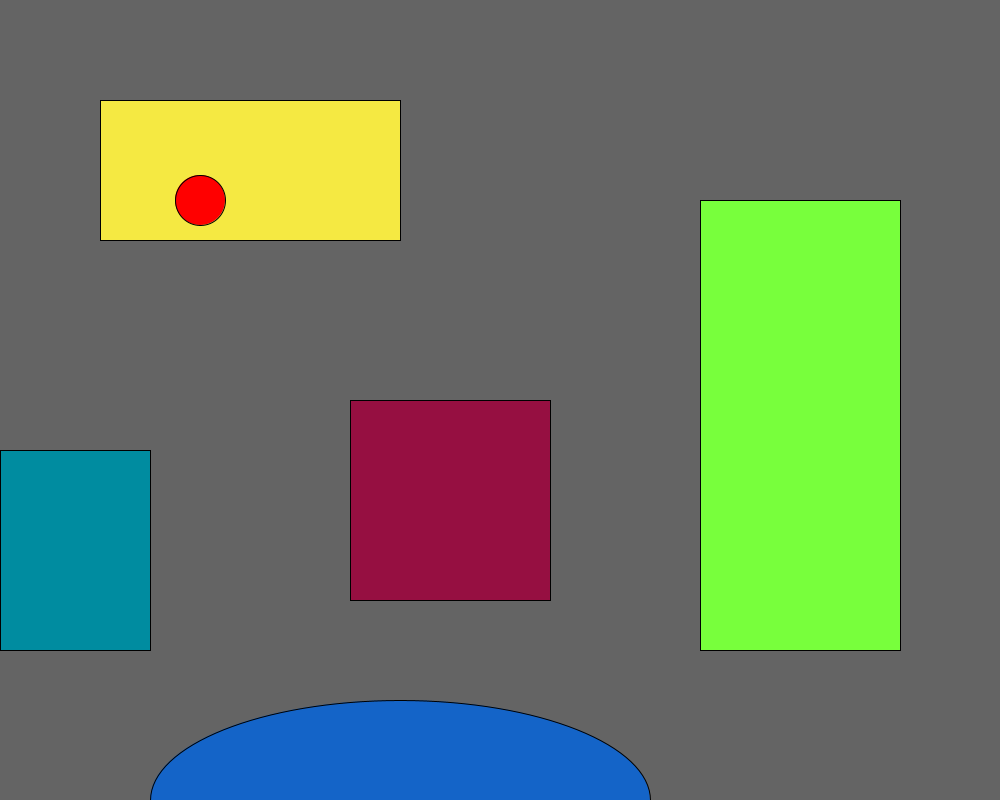
Frame 1 (no input)
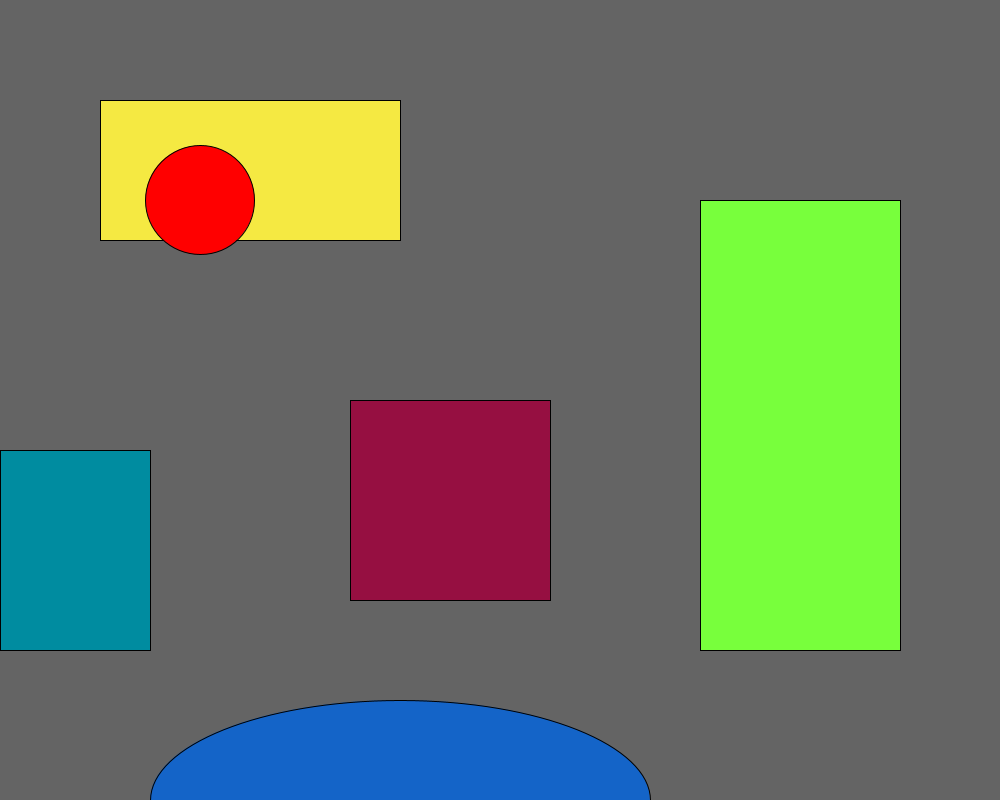
Frame 60 (the mouse pressed at the canvas centre just before this capture)
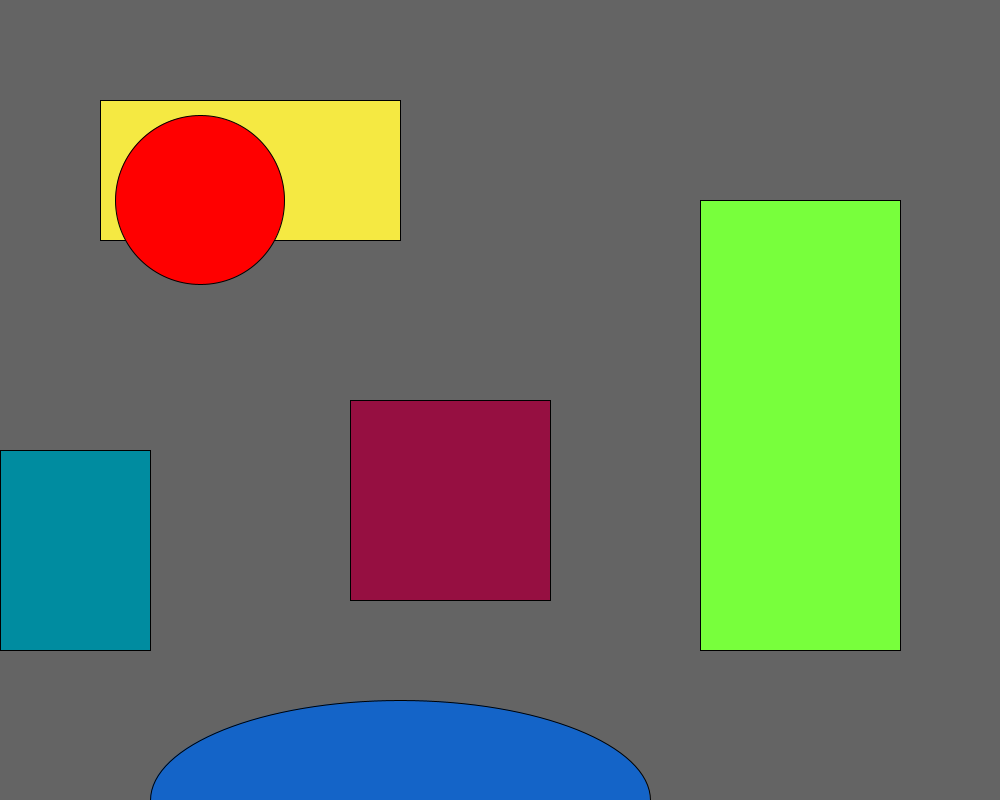
Frame 120 (the mouse held since frame 60 and released just before this capture)

The Processing sketch that drew these frames (run headless with seeded random() and noise(); from frame 60 on, the mouse is pressed at the canvas centre):

// Processing sketch: dear_data_v5_
// ── dear_data_v5_.pde
Point dictPoint;

void setup() {
  size(1000, 800);
  dictPoint = new Point(200, 200, 50); //set up a random variable to put it randomly in the box
}

void draw() {
  background(100);

  fill(245, 233, 66);
  rect(100, 100, 300, 140);

  fill(120, 255, 60);
  rect(700, 200, 200, 450);

  fill(150, 15, 65);
  rect(350, 400, 200, 200);

  fill(0, 140, 160);
  rect(0, 450, 150, 200);

  fill(20, 100, 200);
  ellipse(400, 800, 500, 200);

  dictPoint.displayIntro();
  dictPoint.big();
}

// ── Point.pde
class Point { //template
 float x; //declaring variables
 float y;
 int z;

  Point(float sx, float sy, int sz) { //i'm going to call this method
    x = sx; //initialising variables
    y = sy;
    z = sz;
  }
  
  void displayIntro(){
   fill(255, 0, 0);
   circle(x, y, z);
    
  }
  
  void big() {
   z = z+1; 
  }
}
